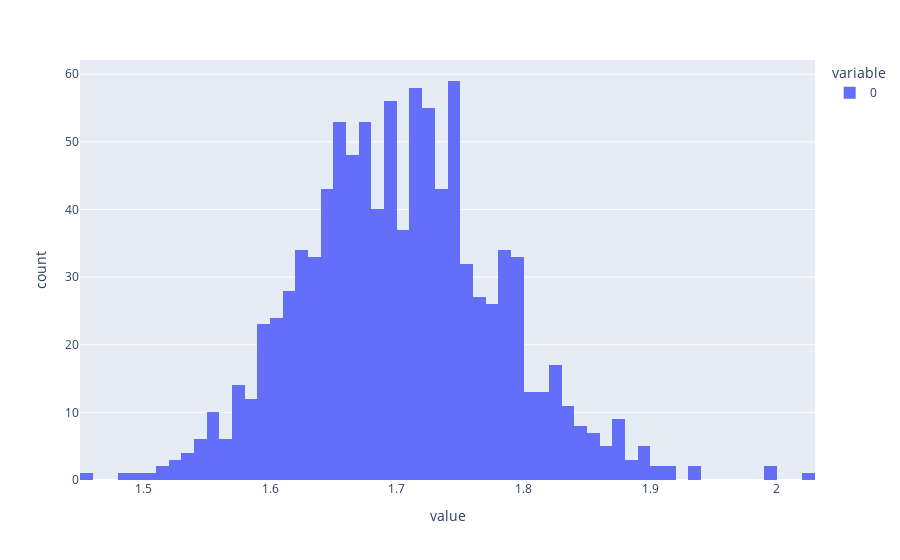

Here is the notebook cell this chart was saved with:
### Code cell
px.histogram(a2s)

### Figure 1 — Plotly figure (JSON) as saved in the notebook; plotly's stock layout.template omitted (floating-point values rounded to 4 significant figures; data arrays with more than 128 entries replaced by an {"elided": "..."} marker saying what was removed)
{"data": [{"alignmentgroup": "True", "bingroup": "x", "hovertemplate": "variable=0<br>value=%{x}<br>count=%{y}<extra></extra>", "legendgroup": "0", "marker": {"color": "#636efa", "pattern": {"shape": ""}}, "name": "0", "offsetgroup": "0", "orientation": "v", "showlegend": true, "type": "histogram", "x": {"elided": "1000 float values"}, "xaxis": "x", "yaxis": "y"}], "layout": {"barmode": "relative", "legend": {"title": {"text": "variable"}, "tracegroupgap": 0}, "margin": {"t": 60}, "xaxis": {"anchor": "y", "domain": [0, 1], "title": {"text": "value"}}, "yaxis": {"anchor": "x", "domain": [0, 1], "title": {"text": "count"}}}}
